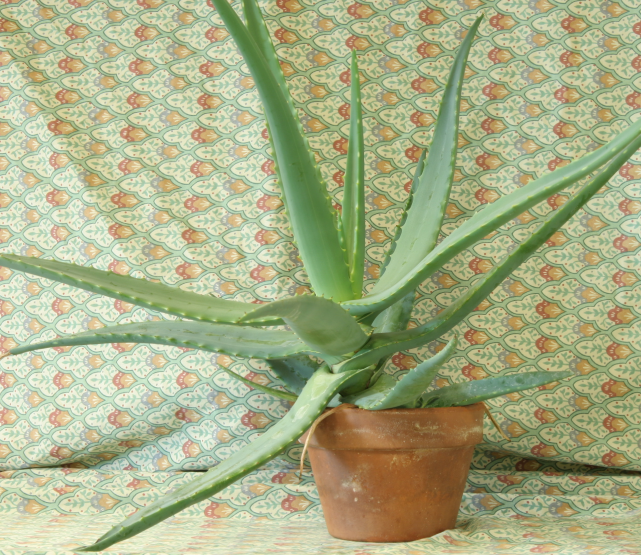
#> input picture images/Aloe/view5.png, 1282 x 1110 px (shown at 1/2 size)
$ python CorrelationAlgorithm2.py
#> lines starting #> are read from the running program, lines starting #| are printed output that depends on the picture; pictures that were not available may be replaced by others from this repository, and a replacement may not be noted
import cv2
import numpy as np
from progress.bar import Bar

def resize_img(source_img: np.array):
    shape_of_src = source_img.shape[:2]
#> shape_of_src = (1110, 1282)
    if max(shape_of_src) > 640:
        resize_coefficient = 640/max(shape_of_src)
#> resize_coefficient = 0.499
        result_size = tuple([int(x*resize_coefficient) for x in reversed(shape_of_src)])
#> result_size = (640, 554)
        result_img = cv2.resize(source_img,
                                result_size,
                                interpolation=cv2.INTER_CUBIC)
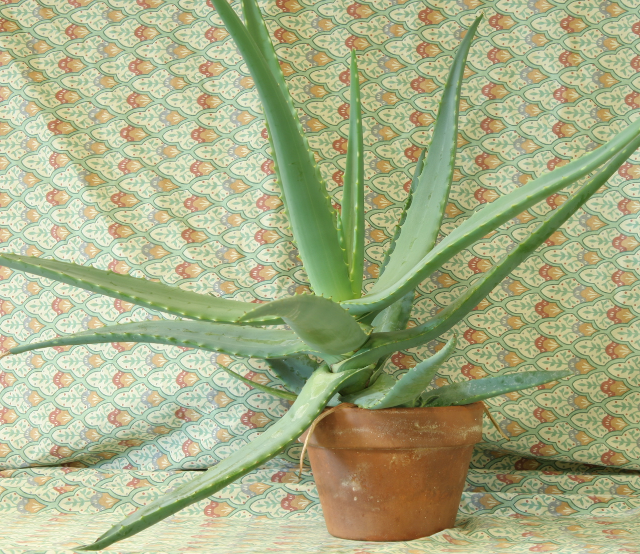
#> result_img: shape (554, 640, 3); mean B, G, R 134.1, 174.2, 168
#> source_img is the input picture: shape (1110, 1282, 3); mean B, G, R 134.1, 174.2, 168
        return result_img
    return source_img

def corr2(blockSize, shift, dev = True):
    img1 = resize_img(cv2.imread('images/Aloe/view5.png'))
    img2 = resize_img(cv2.imread('images/Aloe/view0.png'))
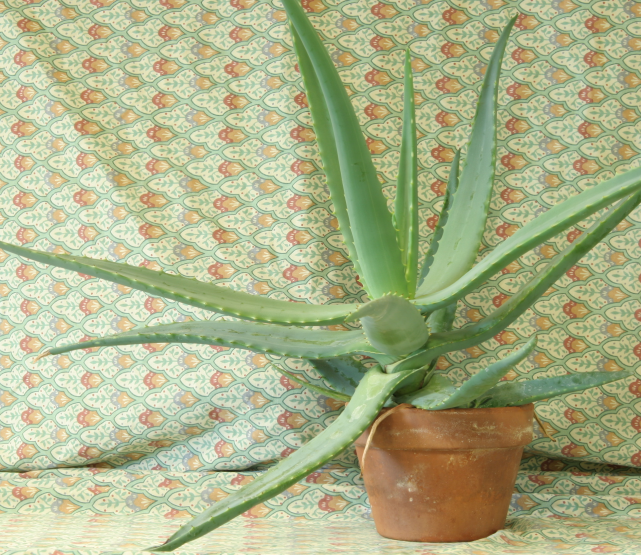
#> input picture images/Aloe/view1.png, 1282 x 1110 px, given in place of view0.png, which was not available (shown at 1/2 size)
#> in resize_img (call 2), `result_img = cv2.resize(source_img, result_size, interpolation=cv2.INT..`:
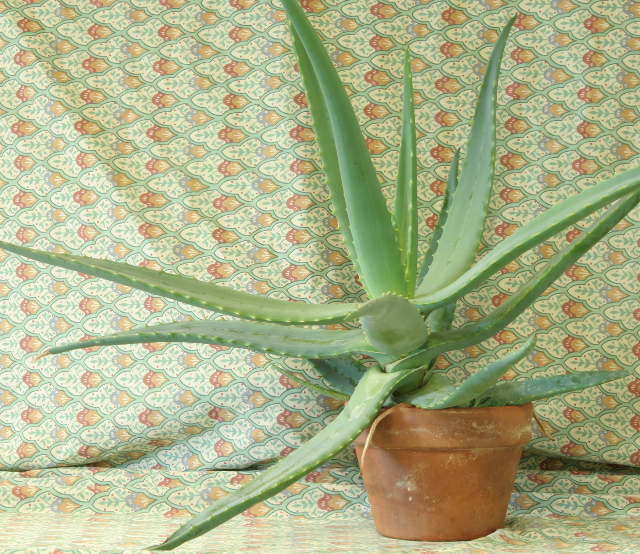
#> result_img: shape (554, 640, 3); mean B, G, R 136.6, 177.2, 171.2
#> in resize_img, source_img is the input picture: shape (1110, 1282, 3); mean B, G, R 136.6, 177.2, 171.2
    blockimageL = np.copy(img1)
    blockimageR = np.copy(img2)

    width = img1.shape[1]
#> width = 640
    height = img1.shape[0]
#> height = 554
    # baseline = 40
    # focusline = 2507*8e-3
    baseline = 176.252e-3
    focusline = 4152.073
    bf = baseline*focusline

    disparity = np.zeros((height, width), np.float32)
    disparity[::] = -1

#> (the run stopped early here; a loop or call above may not have finished)
